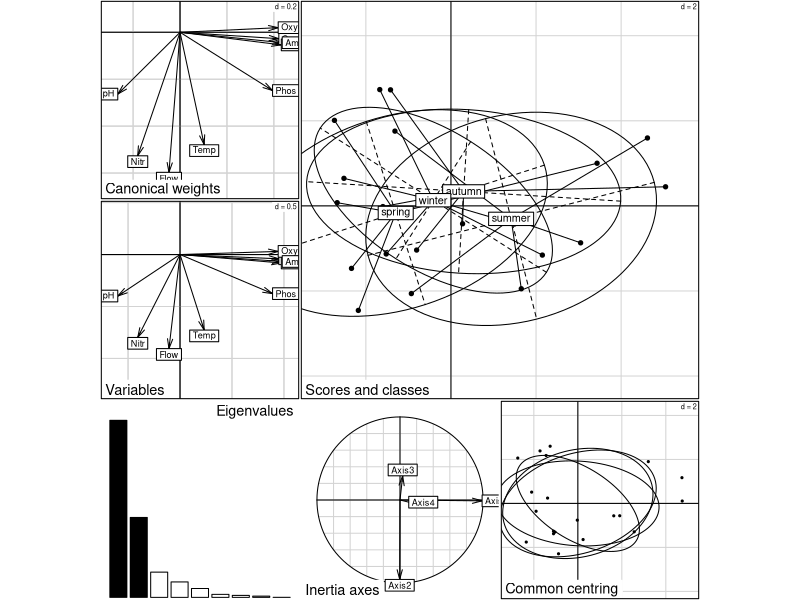

The R source for this figure:
library(ade4)


### Name: withinpca
### Title: Normed within principal component analysis
### Aliases: withinpca
### Keywords: multivariate

### ** Examples

data(meaudret)
wit1 <- withinpca(meaudret$env, meaudret$design$season, scannf = FALSE, scaling = "partial")
kta1 <- ktab.within(wit1, colnames = rep(c("S1", "S2", "S3", "S4", "S5"), 4))
unclass(kta1)

# See pta
plot(wit1)
